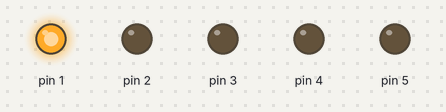
A sketch run on a simulated Arduino Uno, built with avr-gcc and run on an emulated ATmega328P. On the bench: output pins drawn as LEDs (lit = HIGH).

Above: at 0.2 s.
At 1.2 s:
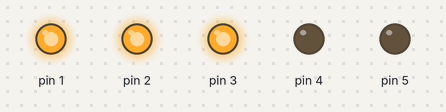
At 2.2 s:
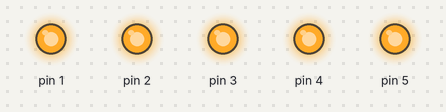
At 5.2 s:
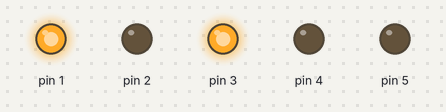
At 6.2 s:
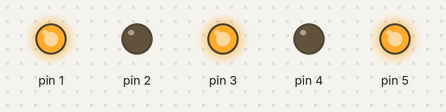
At 9.2 s:
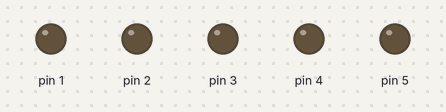
Timing chart, 0 to 12.7 s (numbered marks = the images above):
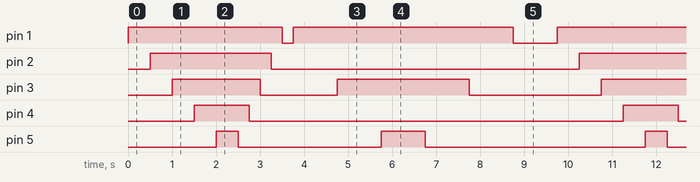

The sketch:

Practica8.ino
```cpp
void setup() {
  pinMode(1,OUTPUT);
  pinMode(2,OUTPUT);
  pinMode(3,OUTPUT);
  pinMode(4,OUTPUT);
  pinMode(5,OUTPUT);
}

void loop() {
  //a)
  //encender todos derecha -> izquierda 1/2 segundo
  for(int i = 1; i<6; i++ ){
    digitalWrite(i,HIGH);
    delay(500);
  }
  //b)
  //apagar todos izquierda -> derecha 1/4 segundo
  for(int i = 5; i>0; i-- ){
    digitalWrite(i,LOW);
    delay(250);
  }

  //c)
  //encender "1, 3, 5"
  digitalWrite(1,HIGH);
  delay(1000);
  digitalWrite(3,HIGH);
  delay(1000);
  digitalWrite(5,HIGH);
  delay(1000);

  //d)
  //apagar 5, 3, 1
  digitalWrite(5,LOW);
  delay(1000);
  digitalWrite(3,LOW);
  delay(1000);
  digitalWrite(1,LOW);
  delay(1000);
}
```

Measured:
- by itself, pin 1: repeats every 9.8 s: LOW 0.25 s, HIGH 5.0 s, LOW 1.0 s, HIGH 3.5 s
- by itself, pin 2: alternates HIGH for 2.8 s and LOW for 7.0 s
- by itself, pin 3: repeats every 9.8 s: LOW 1.8 s, HIGH 3.0 s, LOW 3.0 s, HIGH 2.0 s
- by itself, pin 4: alternates HIGH for 1.3 s and LOW for 8.5 s
- by itself, pin 5: repeats every 9.8 s: LOW 3.3 s, HIGH 1.0 s, LOW 5.0 s, HIGH 0.50 s
